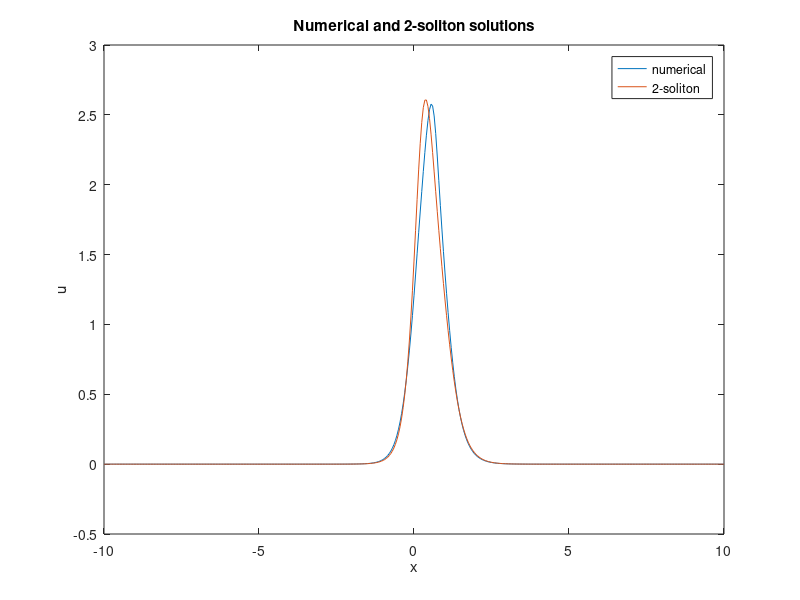

MATLAB code to generate this figure:


%prep
xmax = 10; %input('Enter a length')
xmin = -10;
tmax = 0.1;%input('Enter a time');
h = 0.05; %input('Enter a spacing')
N = round((xmax-xmin)/h);
a1 = 2; a2 = 1;%input('Enter an amplitude');
delta = 0.03;%input('Enter a scale(delta)')
k = (h^3)/(4*delta^2+a1*h^2);%input('Enter a value for time step');
M = round(tmax/k-1);
x01 = 0.25; x02 = 0.75;%;input('Enter an initial location');
c1 = a1/3; c2 = a2/3;
D1 = sqrt(delta^2*12*a1^-1); D2 = sqrt(delta^2*12*a2^-1);
xgrid = xmin:h:xmax;
xgrid = xgrid';

%analytic
twosoliton = @(x,t) a1*(sech(sqrt(a1/(delta*12))*(x-c1*t-x01)).^2) ...
    + a2*(sech(sqrt(a2/(delta*12))*(x-c2*t-x02)).^2);
soli = twosoliton(xgrid,tmax);

%numerical
uinit = twosoliton(xgrid,0);

u1 = zeros(N+1,1);

alpha = k/(3*h);
beta = (k*delta^2)/(h^3);


%First Step
u1(1) = uinit(1)-0.5*alpha*(uinit(2)+uinit(1) ...
    +uinit(N))*(uinit(2)-uinit(N)) ...
    -0.5*beta*(uinit(3)-2*uinit(2)+2*uinit(N)-uinit(N-1));

u1(2) = uinit(2)-0.5*alpha*(uinit(3)+uinit(2) ...
    +uinit(1))*(uinit(3)-uinit(1)) ...
    -0.5*beta*(uinit(4)-2*uinit(3)+2*uinit(1)-uinit(N));

u1(N) = uinit(N)-0.5*alpha*(uinit(N+1)+uinit(N)...
    +uinit(N-1))*(uinit(N+1)-uinit(N-1)) ...
    -0.5*beta*(uinit(2)-2*uinit(N+1)+2*uinit(N-1)-uinit(N-2));

u1(N+1) = uinit(N+1)-0.5*alpha*(uinit(2)+uinit(N+1) ...
    +uinit(N))*(uinit(2)-uinit(N)) ...
    -0.5*beta*(uinit(3)-2*uinit(2)+2*uinit(N)-uinit(N-1));

for n = 3:N-1
    u1(n) = uinit(n)-0.5*alpha*(uinit(n+1)+uinit(n) ...
        +uinit(n-1))*(uinit(n+1)-uinit(n-1)) ...
        -0.5*beta*(uinit(n+2)-2*uinit(n+1)+2*uinit(n-1)-uinit(n-2));
end


u0 = uinit;

u2 = zeros(N+1,1);
%leapfrog
for m = 1:M
     
    u2(1) = u0(1)-alpha*(u1(2)+u1(1)+u1(N))*(u1(2)-u1(N)) ...
        -beta*(u1(3)-2*u1(2)+2*u1(N)-u1(N-1));
    u2(2) = u0(2)-alpha*(u1(3)+u1(2)+u1(1))*(u1(3)-u1(1)) ...
        -beta*(u1(4)-2*u1(3)+2*u1(1)-u1(N));
    
    
    for n = 3:N-1
        u2(n) = u0(n)-alpha*(u1(n+1)+u1(n)+u1(n-1)) ...
            *(u1(n+1)-u1(n-1)) ...
            -beta*(u1(n+2)-2*u1(n+1)+2*u1(n-1)-u1(n-2));
    end
    

    u2(N) = u0(N)-alpha*(u1(N+1)+u1(N) ...
        +u1(N-1))*(u1(N+1)-u1(N-1))- ...
        beta*(u1(2)-2*u1(N+1)+2*u1(N-1)-u1(N-2));
    u2(N+1) = u0(N+1)-alpha*(u1(2)+u1(N+1) ...
        +u1(N))*(u1(2)-u1(N))- ...
        beta*(u1(3)-2*u1(2)+2*u1(N)-u1(N-1));
    
    
    u0 = u1;
    u1 = u2;
end


mass = trapz(u2);
energy = 1/2*trapz(u2.^2);
disp([mass, energy]);
error = abs(u2 - soli);

plot(xgrid,u2)
hold on
plot(xgrid,soli)
%axis([xmin xmax 0 2*a]);
xlabel x
ylabel u
title('Numerical and 2-soliton solutions')
legend('numerical', '2-soliton')
